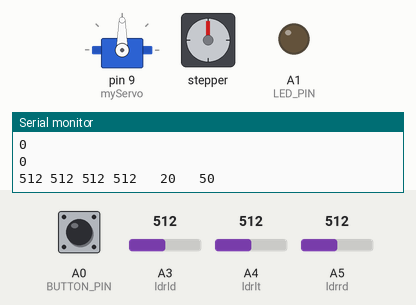
Recording of a sketch running on a simulated Arduino Uno, built with avr-gcc and run on an emulated ATmega328P. On the bench: servo, stepper motor, output pins drawn as LEDs (lit = HIGH), the last lines printed to the serial monitor. The inputs (shaded band) are chosen by the test bench; at power-on: A0 (BUTTON_PIN) HIGH, A3 (ldrld) = 512, A5 (ldrrd) = 512, A4 (ldrlt) = 512. Stepper angles assume 200 steps per turn.

Above: at 2.2 s.
2.3 s: A0 (BUTTON_PIN) pulled LOW for 0.15 s
At 2.8 s:
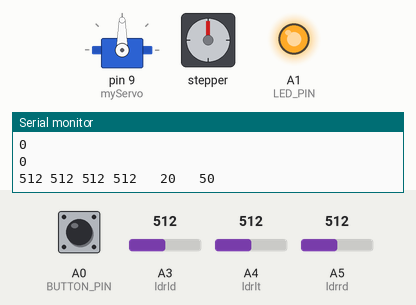
3.9 s: A3 (ldrld) set to 604
6.9 s: A3 (ldrld) set to 631
At 8.15 s:
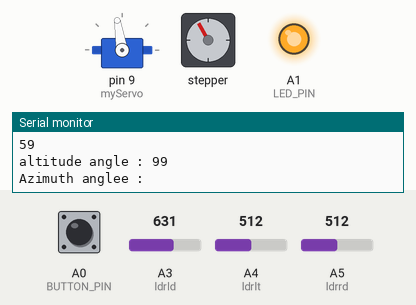
At 9.71 s:
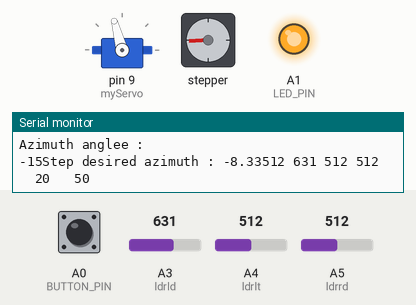
9.9 s: A5 (ldrrd) set to 547
12.9 s: A4 (ldrlt) set to 530
At 15.5 s:
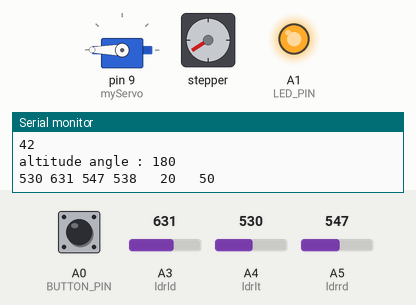
15.9 s: A4 (ldrlt) set to 549
Timing chart, 0 to 18.9 s (numbered marks = the images above; inputs shaded):
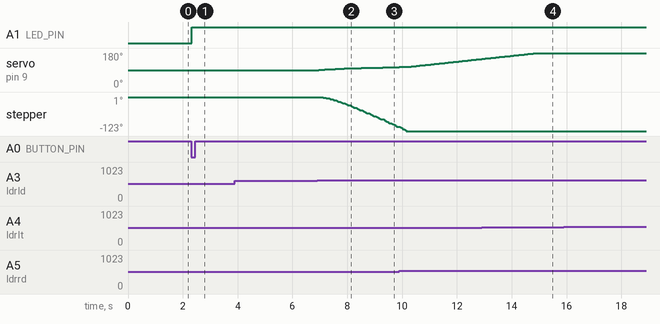

Measured:
- the behaviour switches between 613 and 614 on A3 (ldrld) (found by bisection; images 1 and 2)
- after the input at 2.3 s, A1 (LED_PIN): LOW → HIGH at once
- after the input at 6.9 s, servo on pin 9 (myServo): moves from 90° to 106° over 2.9 s, starting after 0.06 s; stepper: keeps turning counter-clockwise at about 40°/s, starting after 0.22 s
- after the input at 9.9 s, stepper: goes on until 10.2 s, then stays -123°

The sketch:

solarv4.ino
```cpp
///////////////////////////////////////////////////////////////////////////////
///////      TP de systeme d'entrainement - Heliostat arduino           ///////
///////         George Claudiu Andrei - Gabriel Gattaux                 ///////
/////// MIX5A                                                19/01/2021 ///////
///////////////////////////////////////////////////////////////////////////////
// the position servo initialization is mirror on the deck

#include <AFMotor.h>
#include <Servo.h>
// --NOTE-- ###################################################################################################################################################################################
//https://arduinogetstarted.com/tutorials/arduino-light-sensor
//https://wiki.seeedstudio.com/Grove-Luminance_Sensor/
//https://wiki.seeedstudio.com/Grove-Light_Sensor/          Difference between light sensor and luminance sensor
//
//  - TO DO -
// -------- MECA ------ OK
// --> Hole of 4mm diameter in the center of the mirror(PLA)              OK
// --> Hole of diameter of the 3D insert, in the last 3D print triangle   OK
// --> Put insert inside with soldering tools                             OK
// --> Mount chassis and triangle with screw                              OK
// --> Change the chassis with the new one, keep the base and the coupler OK
// --> Fix arduino and stuff                                              OK
//
// -------- ARDUINO ---
// --> Create a test function for the direction of rotation motor altitude, to check value of FORWARD OR BACKWARD (Control part, below)
// --> Test this code for azimuth (1 priority or after MECA) and altitude
// --> (Maybe this aint gonna work so try again) - Looking at the tolerance
//
// -------- DELIVERY --
// --> Do the video
// --> Report
// --> Folder
// --> Presentation
//
// -------- OTHERS ----
// --> We need to find LDR sensors like the 2 others, or 1 more
// --> And battery 12V 2A (security)
// --> Looking curve Couple vs Speed of Rotation
// --> Adding the Time library ?
//
// ####################################################################################################################################################

//Initial position for calculing
int servoh = 0;
int servov = 90;    //   180;     // stand normal to the horizon mirror


//Limit in angle of the altitude's motor
int servovLimitHigh = 180; //Maximum of the system
int servovLimitLow = 180-120; //10 for safety; 125 for the dead zone according to the initiale position

//Define desired steps - chnge each dtime in delay (ms)
float stepd_az;
float stepd_alt;
int dtime = 20;
float step_az = 1.8;
int inite = 0;

// LDR pin connections
// Triangle Graph TOP is the side perpendicular to the mirror when position mirror on the deck
int ldrlt = A4; //LDR top
int ldrld = A3; //LDR down left
int ldrrd = A5; //ldr down rigt

// Connect a stepper motor with 200 steps per revolution (1.8 degree)
// to motor port #2 (M3 and M4)
AF_Stepper motor_az(200, 2);
Servo myServo;

// They're used here to set pin numbers:
const int BUTTON_PIN = A0;  // the number of the pushbutton pin
const int LED_PIN =  A1;   // the number of the LED pin

int buttonState;

// SPEED MOTOR AZ
float deg_sec_az = 60; //Speed of the motor azimuth desired in deg/s (Looking at the curve of Couple/Speed of the motor )
float rpm_az = deg_sec_az / 6; //[rpm]
float rad_sec_az = deg_sec_az * PI/180; //[rad/s]
// ---------------------------------------------

int tol = 50;

void setup()
{
  Serial.begin(9600);
  Serial.print("Double coil stepper motor_az");
  Serial.print("Servo motor_alt");

  delay(1000);

  //Settings speed of the stepper motor and attach the servo
  motor_az.setSpeed(rpm_az);  // 10 rpm  == 60 deg/s
  myServo.attach(9);

  myServo.write(90);


  pinMode(LED_PIN, OUTPUT);
  // initialize the pushbutton pin as an pull-up input:
  // the pull-up input pin will be HIGH when the switch is open and LOW when the switch is closed.
  pinMode(BUTTON_PIN, INPUT_PULLUP);
}

void loop()
{
  // values of the ldr
  int lt = analogRead(ldrlt); // top
  int ld = analogRead(ldrld); // down left
  int rd = analogRead(ldrrd); // down rigt

  // int dtime = analogRead(4)/20; // read potentiometers
  // int tol = analogRead(5)/4;


  //Changed to fit wth 3 sns in triangle see schema
  int avt = lt;            // average value top
  int avd = (ld + rd) / 2; // average value down
  int avl = (ld + lt) / 2; // average value left
  int avr = (rd + lt) / 2; // average value right

  int dvert = avt - avd; // check the diffirence of up and down
  int dhoriz = avl - avr;// check the diffirence og left and rigt


  Serial.print(lt);
  Serial.print(" ");
  Serial.print(ld);
  Serial.print(" ");
  Serial.print(rd);
  Serial.print(" ");
  Serial.print(avr);
  Serial.print("   ");
  Serial.print(dtime);
  Serial.print("   ");
  Serial.print(tol);
  Serial.println(" ");
  Serial.print(dvert);
  Serial.println(" ");
  Serial.print(dhoriz);
  Serial.println(" ");


  // read the state of the pushbutton value:
  buttonState = digitalRead(BUTTON_PIN);

  // Set the system workings control ON according to the state of button (and LED)
  if(buttonState == 0)
  {
    inite = 1;
  }

  // If button is pressing, Control
  if(inite == 1)
  {
    analogWrite(LED_PIN, 255); // turn on LED
    if (-1*tol > dvert || dvert > tol) // check if the diffirence is in the tolerance else change vertical angle
    {
      if (avt > avd)
      {
        servov = --servov ;
        if (servov < servovLimitLow)
        {
          servov = servovLimitLow;
        }
      }
      else if (avt < avd)
      {
        servov= ++servov;
        if (servov > servovLimitHigh)
        {
          servov = servovLimitHigh;
        }
  }
  Serial.print("altitude angle : ");
  Serial.print(servov);
  Serial.println(" ");
  myServo.write(servov);
  }

  if (-1*tol > dhoriz || dhoriz > tol) // check if the diffirence is in the tolerance else change horizontal angle
  {
  if (avl > avr)
  {
    servoh = servoh - step_az;
  }
  else if (avl < avr)
  {
    servoh = servoh + step_az;
  }
  else if (avl = avr)
  {
    // nothing
  }
  Serial.println("Azimuth anglee :  ");
  Serial.print(servoh);
  stepd_az = servoh / step_az ;
  Serial.print("Step desired azimuth : ");
  Serial.print(stepd_az);

  if (stepd_az < 0)
  {
    motor_az.step(abs(stepd_az), BACKWARD, DOUBLE);
    stepd_az = 0;
  }
  else if (stepd_az > 0)
  {
    motor_az.step(abs(stepd_az), FORWARD, DOUBLE);
    stepd_az = 0;
  }   //Control the motor using interleave = less couple
    }
  }

  else                         // otherwise, button is not pressing
   analogWrite(LED_PIN, 0);  // turn off LED

   delay(dtime);

}
```
